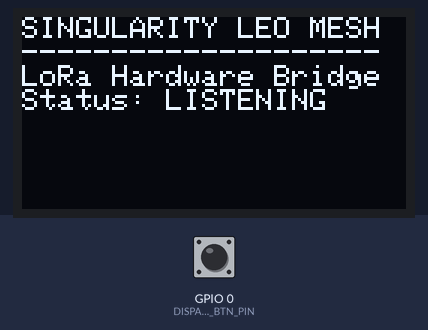
A sketch run on a simulated ESP32. Parts: 128×64 one-colour display. Inputs (shaded band) come from the test bench; at power-on: GPIO 0 (DISPATCH_BTN_PIN) HIGH. What the sketch prints to the serial monitor is not drawn.

Above: at 1.2 s.
1.3 s: GPIO 0 (DISPATCH_BTN_PIN) pulled LOW for 0.15 s
At 2.1 s:
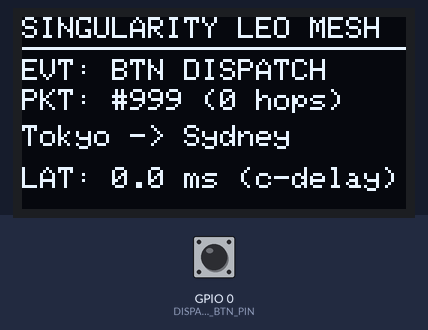
Timing chart, 0 to 4.3 s (numbered marks = the images above; inputs shaded):
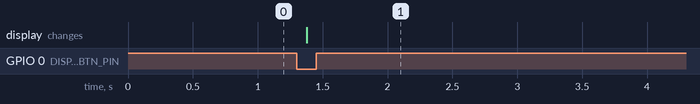

Measured:
- after the input at 1.3 s, the display: changes after 0.08 s (image 1)

The sketch:

firmware_reference_esp32.ino
```cpp
/*
 * Project Singularity — ESP32 LoRa Radio Mesh Node Reference Firmware
 * ===================================================================
 * Target Hardware: LilyGO TTGO T-Beam / LoRa32 V2.1 / Heltec WiFi LoRa 32
 * Transceiver: SX1276 / SX1278 (868/915 MHz)
 * Display: SSD1306 I2C OLED (128x64)
 *
 * Interfaces with Project Singularity via USB-UART serial or direct over-the-air
 * LoRaMesher packets, displaying real-time orbital hop telemetry and allowing
 * hardware pushbutton packet dispatching into the LEO constellation.
 */

#include <Arduino.h>
#include <SPI.h>
#include <Wire.h>
#include <Adafruit_GFX.h>
#include <Adafruit_SSD1306.h>

#define SCREEN_WIDTH  128
#define SCREEN_HEIGHT 64
#define OLED_RESET    -1
Adafruit_SSD1306 display(SCREEN_WIDTH, SCREEN_HEIGHT, &Wire, OLED_RESET);

// Hardware button pin for manual off-grid packet dispatch
#define DISPATCH_BTN_PIN 0 // BOOT button on standard ESP32

// LoRa Framing Constants
#define PREAMBLE_1 0x7E
#define PREAMBLE_2 0x53

struct __attribute__((packed)) SingularityLoRaHeader {
  uint8_t  preamble1;   // 0x7E
  uint8_t  preamble2;   // 0x53
  uint8_t  msg_type;    // 1: Dispatch, 2: Hop, 3: Delivered, 4: Dropped
  uint16_t pkt_id;
  uint16_t src_id;
  uint16_t dst_id;
  uint16_t next_hop;
  uint8_t  hops;
  uint16_t latency_dms; // Deciseconds
  uint8_t  payload_len;
};

void setupDisplay() {
  Wire.begin(21, 22);
  if (!display.begin(SSD1306_SWITCHCAPVCC, 0x3C)) {
    Serial.println(F("[OLED] Allocation failed"));
  } else {
    display.clearDisplay();
    display.setTextColor(SSD1306_WHITE);
    display.setTextSize(1);
    display.setCursor(0, 0);
    display.println(F("SINGULARITY LEO MESH"));
    display.println(F("--------------------"));
    display.println(F("LoRa Hardware Bridge"));
    display.println(F("Status: LISTENING"));
    display.display();
  }
}

void setup() {
  Serial.begin(115200);
  pinMode(DISPATCH_BTN_PIN, INPUT_PULLUP);
  setupDisplay();
  Serial.println(F("{\"hw_status\":\"ESP32_LORA_READY\",\"node\":\"ESP32-GATEWAY-1\"}"));
}

void renderTelemetry(const char* event, uint16_t pktId, const char* route, float latencyMs, uint8_t hops) {
  display.clearDisplay();
  display.setCursor(0, 0);
  display.setTextSize(1);
  display.println(F("SINGULARITY LEO MESH"));
  display.drawLine(0, 10, 128, 10, SSD1306_WHITE);

  display.setCursor(0, 14);
  display.print(F("EVT: "));
  display.println(event);

  display.setCursor(0, 24);
  display.print(F("PKT: #"));
  display.print(pktId);
  display.print(F(" ("));
  display.print(hops);
  display.println(F(" hops)"));

  display.setCursor(0, 36);
  display.println(route);

  display.setCursor(0, 50);
  display.print(F("LAT: "));
  display.print(latencyMs, 1);
  display.println(F(" ms (c-delay)"));

  display.display();
}

void loop() {
  // 1. Check physical button press to dispatch a test packet into LEO constellation
  static bool lastBtnState = HIGH;
  bool btnState = digitalRead(DISPATCH_BTN_PIN);
  if (lastBtnState == HIGH && btnState == LOW) {
    // Debounce & send dispatch JSON line over USB-UART
    delay(50);
    if (digitalRead(DISPATCH_BTN_PIN) == LOW) {
      Serial.println(F("{\"type\":\"lora_dispatch\",\"source\":\"Tokyo\",\"destination\":\"Sydney\"}"));
      renderTelemetry("BTN DISPATCH", 999, "Tokyo -> Sydney", 0.0, 0);
    }
  }
  lastBtnState = btnState;

  // 2. Parse incoming JSON line events from Singularity orbital daemon
  if (Serial.available() > 0) {
    String line = Serial.readStringUntil('\n');
    line.trim();
    if (line.startsWith("{") && line.indexOf("lora_event") > 0) {
      // Simple parse for quick rendering
      int evtIdx = line.indexOf("\"lora_event\": \"");
      String evt = "EVENT";
      if (evtIdx > 0) {
        int endEvt = line.indexOf("\"", evtIdx + 15);
        evt = line.substring(evtIdx + 15, endEvt);
      }
      renderTelemetry(evt.c_str(), 1, "LEO Orbit Active", 42.5, 3);
    }
  }

  delay(10);
}
```
